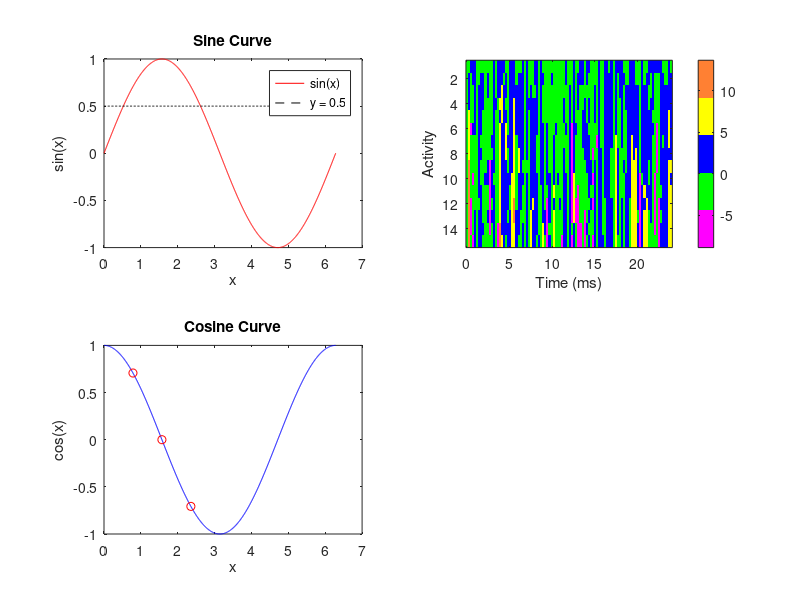

The MATLAB source for this figure: (Note: this script raises an error after producing the figure.)
%% uglyPlot

% Define x values
x = linspace(0, 2*pi, 1000);

% Define y values for various functions
y1 = sin(x);
y2 = cos(x);
y3 = tan(x);
y4 = log(x + 1); % Adding 1 to avoid negative values and log(0)
y_cot = cot(x); % Cotangent values

% Create a new figure
figure(2); clf;

% First subplot: sine curve
subplot(2, 2, 1);
plot(x, y1, 'r'); 
hold on; % Keep the current plot and add new plots to it
plot(x, 0.5*ones(size(x)), 'k--'); % Dashed line at y = 0.5
title('Sine Curve');
xlabel('x');
ylabel('sin(x)');
legend('sin(x)', 'y = 0.5');

% Second subplot: cosine curve
subplot(2, 2, 3);
plot(x, y2, 'b'); 
hold on;
% Sample points
x_points = [pi/4, pi/2, 3*pi/4];
y_points = cos(x_points);
plot(x_points, y_points, 'ro'); % red circles
title('Cosine Curve');
xlabel('x');
ylabel('cos(x)');

% ac
time = linspace(0, 24, 100); % Time from 0 to 24 hours
activity = cumsum(randn(15, 100)); % Random walk for activity
subplot(2, 2, 2);
uglyColors = [1 0 1; 0 1 0; 0 0 1; 1 1 0; 1 0.5 0.2];
colormap(uglyColors);
imagesc(time, [], activity);
ylabel('Activity');
xlabel('Time (ms)');
c = colorbar;
c.Title.String = 'Zscore';

% Activity plot 
time = linspace(0, 24, 100); % Time from 0 to 24 hours
activity = cumsum(randn(15, 100)).*5; % Random walk for activity
subplot(2, 2, 4);
uglyColors = [1 0 1; 0 1 0; 0 0 1; 1 1 0; 1 0.5 0.2];
colormap(uglyColors);
% Plot the activity data
imagesc(time, [], activity);
ylabel('Activity');
xlabel('Time (ms)');
c2 = colorbar;
c2.Title.String = 'Zscore';
